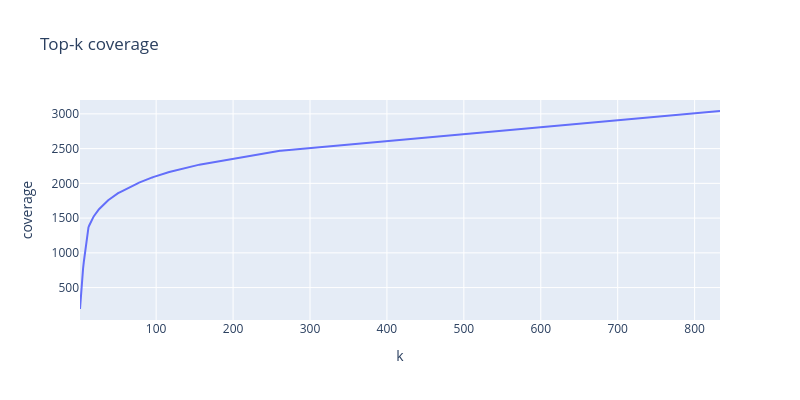

Notebook code for this chart:
### Code cell
print("Singletons:", len(field_count[field_count["count"] == 1]))

print("\nTop-k coverage")
for x in [10, 20, 50, 100]:
    val = field_count.sort_values("count", ascending=False).head(x)["count"].sum()
    pct = 100 * val / field_count["count"].sum()
    print(f"Top {x} fields: {val} ({pct:.2f}%)")

field_count["k"] = range(1, len(field_count) + 1)
field_count["coverage"] = field_count["count"].cumsum()

px.line(field_count, x="k", y="coverage", width=800, height=400, title="Top-k coverage")

### Figure 1 — Plotly figure (JSON) as saved in the notebook; plotly's stock layout.template omitted (floating-point values rounded to 4 significant figures; data arrays with more than 128 entries replaced by an {"elided": "..."} marker saying what was removed)
{"data": [{"hovertemplate": "k=%{x}<br>coverage=%{y}<extra></extra>", "legendgroup": "", "line": {"color": "#636efa", "dash": "solid"}, "marker": {"symbol": "circle"}, "mode": "lines", "name": "", "orientation": "v", "showlegend": false, "type": "scatter", "x": {"elided": "833 int values"}, "xaxis": "x", "y": {"elided": "833 int values"}, "yaxis": "y"}], "layout": {"height": 400, "legend": {"tracegroupgap": 0}, "title": {"text": "Top-k coverage"}, "width": 800, "xaxis": {"anchor": "y", "autorange": true, "domain": [0, 1], "range": [1, 833], "title": {"text": "k"}, "type": "linear"}, "yaxis": {"anchor": "x", "autorange": true, "domain": [0, 1], "range": [33.72, 3199.0], "title": {"text": "coverage"}, "type": "linear"}}}
